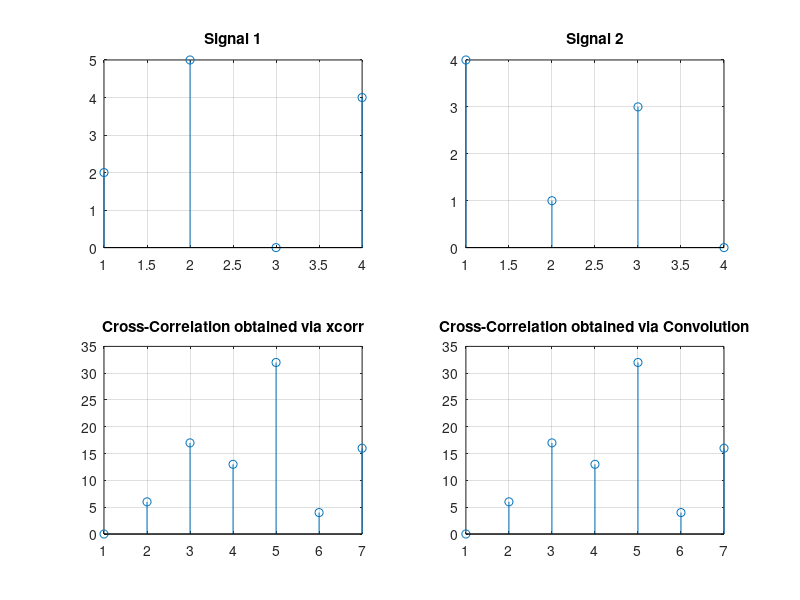

The MATLAB source for this figure:
%% PRACTICE 5.11. Relationship between Cross-Correlation and Convolution.

% Cross-Correlation obtained through Convolution:
clc,clear all,close all
% Data sequences:
x=[2,5,0,4];
y=[4,1,3,0];
R1=xcorr(x,y);
R2=conv(x,fliplr(y));
figure
subplot(2,2,1),stem(x),grid on
title('Signal 1')
subplot(2,2,2),stem(y),grid on
title('Signal 2') 
subplot(2,2,3),stem(R1),grid on
title('Cross-Correlation obtained via xcorr')
subplot(2,2,4),stem(R2),grid on
title('Cross-Correlation obtained via Convolution')
